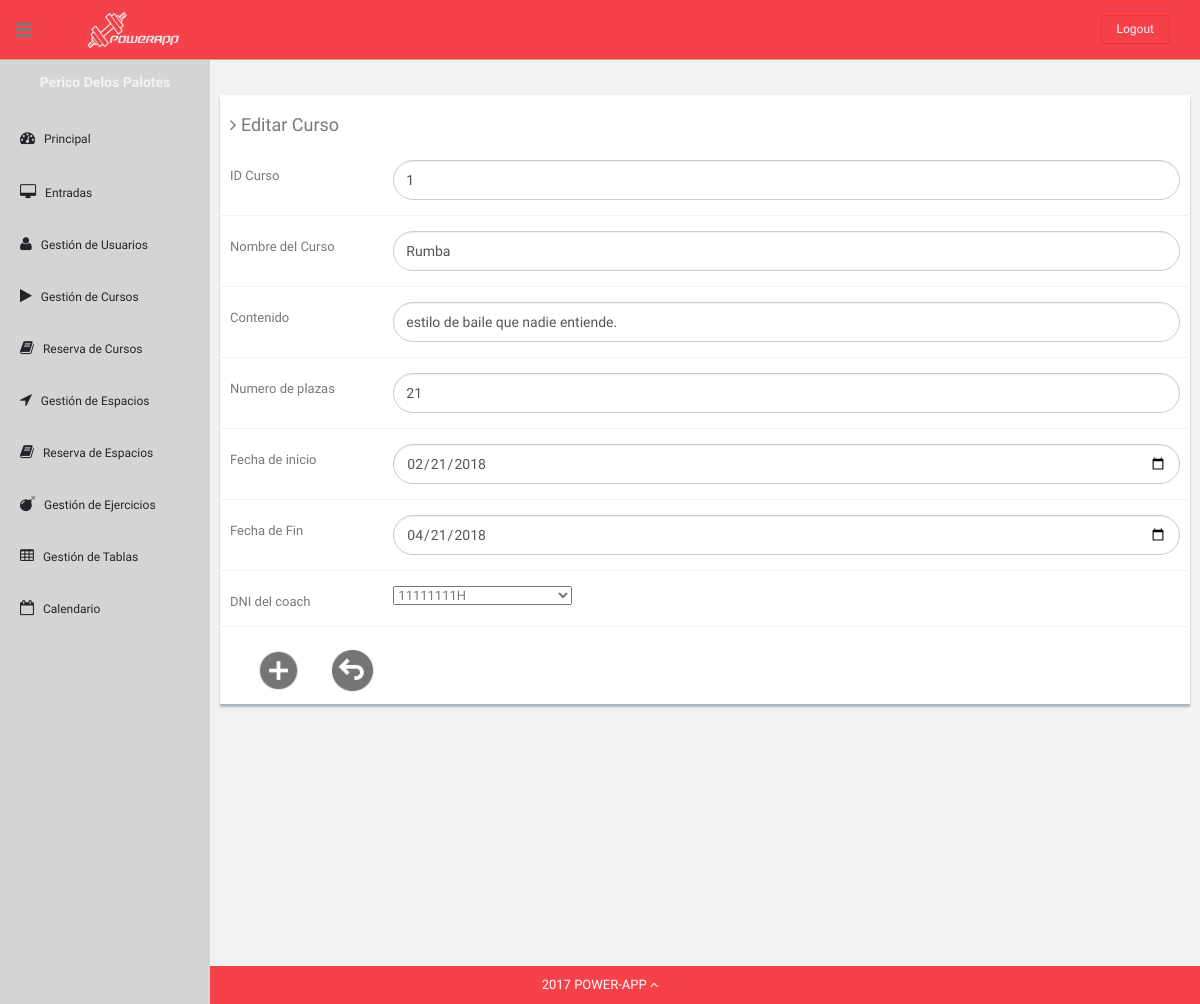
/Controllers/formLoader.php?IDCourses=1&form=courseEdit (signed in), run on the app's committed database.
### tables this page shows
CREATE TABLE Courses (

    IDCourses int NOT NULL AUTO_INCREMENT,
    Name varchar(80) NOT NULL,
    Content varchar(80) NOT NULL,
    DataStart date NOT NULL,
    DataEnd date NOT NULL,
    NPlaces int NOT NULL,
	DNICoach varchar(9) NOT NULL,

    PRIMARY KEY (IDCourses),
    FOREIGN KEY (DNICoach) REFERENCES UsersGym(DNI)
);

### Models/Course.php (called while the page is built, shortened)
<?php
class Course{
    private $IDCourses;
    private $Name;
    private $Content;
    private $DataStart;
    private $DataEnd;
    private $NPlaces;
    private $DNICoach;
    public function __construct($IDCourses)
    {
        $this->IDCourses = $IDCourses;
    }
    public function loadDataAssoc($dataArray){
        $this->Name = $dataArray['Name'];
        $this->Content = $dataArray['Content'];
        $this->DataStart = $dataArray['DataStart'];
        $this->DataEnd = $dataArray['DataEnd'];
        $this->NPlaces = $dataArray['NPlaces'];
        $this->DNICoach = $dataArray['DNICoach'];
    }
    public function getIDCourses()
    {
        return $this->IDCourses;
    }
    public function getName()
    {
        return $this->Name;
    }
    public function getContent()
    {
        return $this->Content;
    }
    public function getDataStart()
    {
        return $this->DataStart;
    }
    public function getDataEnd()
    {
        return $this->DataEnd;
    }
    public function getNPlaces()
    {
        return $this->NPlaces;
    }
    public function getDNICoach()
    {
        return $this->DNICoach;
    }
}
?>

### Models/CoursesModel.php (called while the page is built, shortened)
<?php
class CourseDAO{
    private $DBLink;
    private $serverName = "localhost";
    private $userName = "admin";
    private $passWord = "admin";
    private $DBName = "powerAppDB";
    function __construct()
    {
        $this->DBLink = new mysqli($this->serverName, $this->userName, $this->passWord, $this->DBName);
    }
    function get(Course $course){
        $statement = $this->DBLink->prepare("SELECT * FROM Courses WHERE IDCourses=?");
        $IDCourses = $course->getIDCourses();
        $statement->bind_param("i",$IDCourses);
        if(!$statement->execute()) {
            return "Falló la ejecución: (" . $statement->errno . ") " . $statement->error;
        }else{
            $result = $statement->get_result();
            return "ok";
        }
    }
}
?>

### Views/courseEditView.php (the view, shortened to what this page needs)
<?php
class courseEditView{
    var $course;
    function __construct(Course $course,array $coachs){
        $this->course = $course;
        $this->render();
    }
    function render(){
        ?>
        <div class="row mt">
            <div class="col-lg-12">
                <div class="form-panel">
                    <h4 class="mb"><i class="fa fa-angle-right"></i> Editar Curso</h4>
                    <form method="post" class="form-horizontal style-form" action="../Controllers/CoursesActionController.php?action=EDIT">
                        <div class="form-group">
                            <label class="col-sm-2 col-sm-2 control-label">ID Curso</label>
                            <div class="col-sm-10">
                                <input type="number" class="form-control round-form" name="IDCourses" value="<?php echo $this->course->getIDCourses();?>" >
                            </div>
                        </div>
                        <div class="form-group">
                            <label class="col-sm-2 col-sm-2 control-label">Nombre del Curso</label>
                            <div class="col-sm-10">
                                <input type="text" class="form-control round-form" name="Name" value="<?php echo $this->course->getName();?>">
                            </div>
                        </div>
                        <div class="form-group">
                            <label class="col-sm-2 col-sm-2 control-label">Contenido</label>
                            <div class="col-sm-10">
                                <input type="text" class="form-control round-form" name="Content" value="<?php echo $this->course->getContent();?>">
                            </div>
                        </div>
                        <div class="form-group">
                            <label class="col-sm-2 col-sm-2 control-label">Numero de plazas</label>
                            <div class="col-sm-10">
                                <input type="number" class="form-control round-form" name="NPlaces" value="<?php echo $this->course->getNPlaces();?>">
                            </div>
                        </div>
                        <div class="form-group">
                            <label class="col-sm-2 col-sm-2 control-label">Fecha de inicio</label>
                            <div class="col-sm-10">
                                <input type="date" class="form-control round-form" name="DataStart" value="<?php echo $this->course->getDataStart();?>">
                            </div>
                        </div>
                        <div class="form-group">
                            <label class="col-sm-2 col-sm-2 control-label">Fecha de Fin</label>
                            <div class="col-sm-10">
                                <input type="date" class="form-control round-form" name="DataEnd" value="<?php echo $this->course->getDataEnd();?>">
                            </div>
                        </div>
                        <div class="form-group">
                            <label class="col-sm-2 col-sm-2 control-label">DNI del coach</label>
                            <div class="col-sm-10">
                                <select name="DNICoach" required>
                                    <?php
                                    echo "<option selected value='".$this->course->getDNICoach()."'>".$this->course->getDNICoach()."</option>";
                                    ?>
                                </select>
                            </div>
                        </div>
                        <button class="submit" type="submit"><img src="../Templates/img2/add.png"></button>
                        <a class="submit" href="../Controllers/CoursesShowAllController.php"><img src="../Templates/img2/atras.png"></a>
                    </form>
                </div>
            </div>
        </div>
        <?php
    }
}

### Templates/css2/style2.css (style rules this page uses)
body { color: #797979; background: #f2f2f2; font-family: 'Ruda', sans-serif; padding: 0px !important; margin: 0px !important; font-size:13px; }
ul li { list-style: none; }
a, a:hover, a:focus { text-decoration: none; outline: none; }
#container { width: 100%; height: 100%; }
.centered { text-align: center; }
.mt { margin-top: 25px; }
.mb { margin-bottom: 25px; }
ul.top-menu > li > .logout { color: #f2f2f2; font-size: 12px; border-radius: 4px; -webkit-border-radius: 4px; border: 1px solid #F5302E !important; padding: 5px 15px; margin-right: 15px; background: #F5424A; margin-top: 15px; }
#sidebar { width: 210px; height: 100%; position: fixed; background: #d4d4d4; }
#sidebar h5 { color: #f2f2f2; font-weight: 700; }
#sidebar ul li { position: relative; }
ul.sidebar-menu , ul.sidebar-menu li ul.sub { margin: -2px 0 0; padding: 0; }
ul.sidebar-menu { margin-top: 75px; }
ul.sidebar-menu li { margin-bottom: 5px; margin-left:10px; margin-right:10px; }
ul.sidebar-menu li.sub-menu { line-height: 15px; }
ul.sidebar-menu li a span { display: inline-block; }
ul.sidebar-menu li a { color: #212529; text-decoration: none; display: block; padding: 15px 0 15px 10px; font-size: 12px; outline: none; -webkit-transition: all 0.3s ease; -moz-transition: all 0.3s ease; -o-transition: all 0.3s ease; -ms-transition: all 0.3s ease; transition: all 0.3s ease; }
ul.sidebar-menu li a i { font-size: 15px; padding-right: 6px; }
#main-content { margin-left: 210px; }
.header, .footer { min-height: 60px; padding: 0 15px; }
.header { position: fixed; left: 0; right: 0; z-index: 1002; }
.black-bg { background: #F5424A; border-bottom: 1px solid #c9aa5f; }
.wrapper { display: inline-block; margin-top: 60px; padding-left: 15px; padding-right: 15px; padding-bottom: 15px; padding-top: 0; width: 100%; }
a.logo { font-size: 20px; color: #ffffff; float: left; margin-top: 10px; text-transform: uppercase; }
#top_menu .nav > li, ul.top-menu > li { float: left; }
ul.top-menu > li > a { color: #666666; font-size: 16px; border-radius: 4px; -webkit-border-radius: 4px; border:1px solid #666666 !important; padding: 2px 6px; margin-right: 15px; }
.sidebar-toggle-box { float: left; padding-right: 15px; margin-top: 20px; }
.sidebar-toggle-box .fa-bars { cursor: pointer; display: inline-block; font-size: 20px; }
.form-panel { background: #ffffff; margin: 10px; padding: 10px; box-shadow: 0px 3px 2px #aab2bd; text-align: left; }
label { font-weight: 400; }
.form-horizontal.style-form .form-group { border-bottom: 1px solid #eff2f7; padding-bottom: 15px; margin-bottom: 15px; }
.round-form { border-radius: 500px; -webkit-border-radius: 500px; }
@media (min-width: 768px) { .form-horizontal .control-label { text-align: left; } }
.site-footer { background: #F5424A; color: #fff; padding: 10px 0; }
.site-min-height { min-height: 900px; }
.submit { border: none; background: none; }
.submit img { margin-top: 5px; margin-left: 20px; width: 45px; height: 45px; }

### data on the page
courses: IDCourses "1", Name "Rumba", Content "estilo de baile que nadie entiende.", NPlaces "21", DataStart "02/21/2018", DataEnd "04/21/2018", DNICoach "11111111H"
